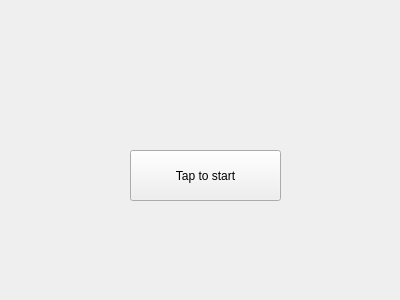
<?xml version="1.0" encoding="UTF-8"?>
<ui version="4.0">
 <class>HelloWindow</class>
 <widget class="QWidget" name="HelloWindow">
  <property name="geometry">
   <rect>
    <x>0</x>
    <y>0</y>
    <width>400</width>
    <height>300</height>
   </rect>
  </property>
  <property name="windowTitle">
   <string>Form</string>
  </property>
  <widget class="QPushButton" name="pushButton">
   <property name="geometry">
    <rect>
     <x>130</x>
     <y>150</y>
     <width>151</width>
     <height>51</height>
    </rect>
   </property>
   <property name="text">
    <string>Tap to start</string>
   </property>
  </widget>
 </widget>
 <resources/>
 <connections/>
</ui>
